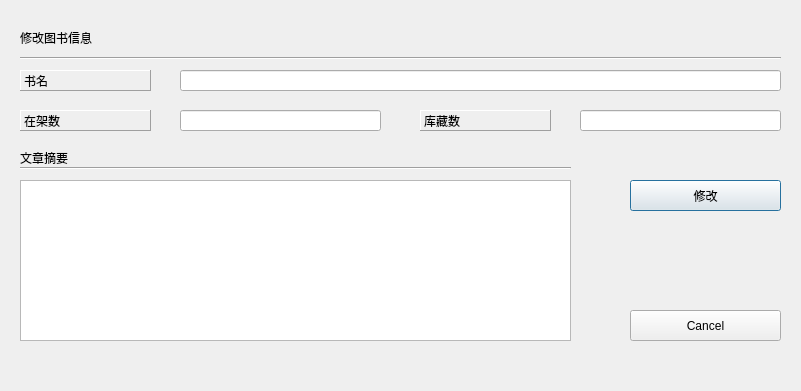
<?xml version="1.0" encoding="UTF-8"?>
<ui version="4.0">
 <class>changebookinfodlg_for_admin</class>
 <widget class="QDialog" name="changebookinfodlg_for_admin">
  <property name="geometry">
   <rect>
    <x>0</x>
    <y>0</y>
    <width>801</width>
    <height>391</height>
   </rect>
  </property>
  <property name="windowTitle">
   <string>Dialog</string>
  </property>
  <widget class="QTextEdit" name="textEdit">
   <property name="geometry">
    <rect>
     <x>20</x>
     <y>180</y>
     <width>551</width>
     <height>161</height>
    </rect>
   </property>
  </widget>
  <widget class="Line" name="line_2">
   <property name="geometry">
    <rect>
     <x>20</x>
     <y>160</y>
     <width>551</width>
     <height>16</height>
    </rect>
   </property>
   <property name="orientation">
    <enum>Qt::Horizontal</enum>
   </property>
  </widget>
  <widget class="QLabel" name="label_3">
   <property name="geometry">
    <rect>
     <x>20</x>
     <y>70</y>
     <width>131</width>
     <height>21</height>
    </rect>
   </property>
   <property name="frameShape">
    <enum>QFrame::Panel</enum>
   </property>
   <property name="frameShadow">
    <enum>QFrame::Raised</enum>
   </property>
   <property name="text">
    <string>书名</string>
   </property>
  </widget>
  <widget class="Line" name="line">
   <property name="geometry">
    <rect>
     <x>20</x>
     <y>50</y>
     <width>761</width>
     <height>16</height>
    </rect>
   </property>
   <property name="orientation">
    <enum>Qt::Horizontal</enum>
   </property>
  </widget>
  <widget class="QLineEdit" name="lineEdit_num_total">
   <property name="geometry">
    <rect>
     <x>580</x>
     <y>110</y>
     <width>201</width>
     <height>21</height>
    </rect>
   </property>
  </widget>
  <widget class="QLabel" name="label_2">
   <property name="geometry">
    <rect>
     <x>20</x>
     <y>30</y>
     <width>91</width>
     <height>16</height>
    </rect>
   </property>
   <property name="text">
    <string>修改图书信息</string>
   </property>
  </widget>
  <widget class="QPushButton" name="pushButton_ok">
   <property name="geometry">
    <rect>
     <x>630</x>
     <y>180</y>
     <width>151</width>
     <height>31</height>
    </rect>
   </property>
   <property name="text">
    <string>修改</string>
   </property>
  </widget>
  <widget class="QPushButton" name="pushButton_cancel">
   <property name="geometry">
    <rect>
     <x>630</x>
     <y>310</y>
     <width>151</width>
     <height>31</height>
    </rect>
   </property>
   <property name="text">
    <string>Cancel</string>
   </property>
  </widget>
  <widget class="QLabel" name="label">
   <property name="geometry">
    <rect>
     <x>20</x>
     <y>150</y>
     <width>72</width>
     <height>15</height>
    </rect>
   </property>
   <property name="text">
    <string>文章摘要</string>
   </property>
  </widget>
  <widget class="QLabel" name="label_4">
   <property name="geometry">
    <rect>
     <x>420</x>
     <y>110</y>
     <width>131</width>
     <height>21</height>
    </rect>
   </property>
   <property name="frameShape">
    <enum>QFrame::Panel</enum>
   </property>
   <property name="frameShadow">
    <enum>QFrame::Raised</enum>
   </property>
   <property name="text">
    <string>库藏数</string>
   </property>
  </widget>
  <widget class="QLabel" name="label_5">
   <property name="geometry">
    <rect>
     <x>20</x>
     <y>110</y>
     <width>131</width>
     <height>21</height>
    </rect>
   </property>
   <property name="frameShape">
    <enum>QFrame::Panel</enum>
   </property>
   <property name="frameShadow">
    <enum>QFrame::Raised</enum>
   </property>
   <property name="text">
    <string>在架数</string>
   </property>
  </widget>
  <widget class="QLineEdit" name="lineEdit_num_available">
   <property name="geometry">
    <rect>
     <x>180</x>
     <y>110</y>
     <width>201</width>
     <height>21</height>
    </rect>
   </property>
  </widget>
  <widget class="QLineEdit" name="lineEdit_name">
   <property name="geometry">
    <rect>
     <x>180</x>
     <y>70</y>
     <width>601</width>
     <height>21</height>
    </rect>
   </property>
  </widget>
 </widget>
 <resources/>
 <connections/>
</ui>
